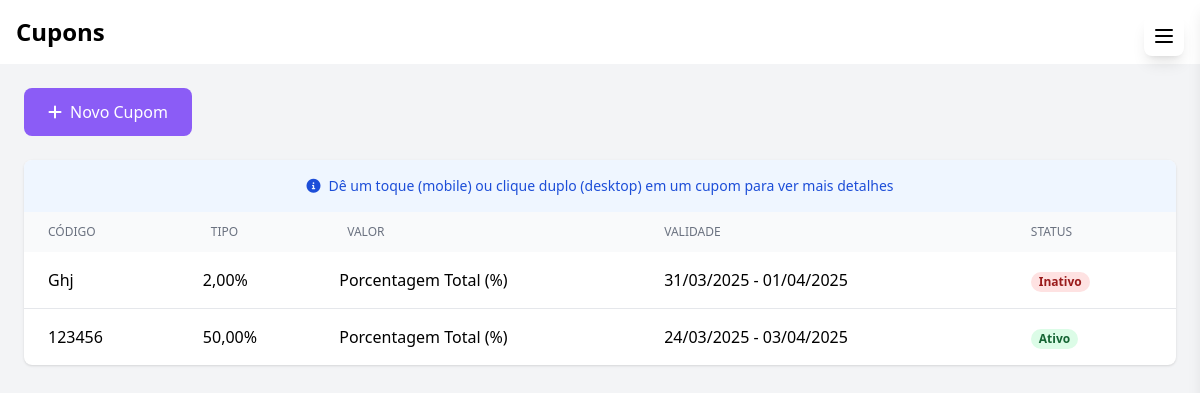
The page /admin/cupons.php (signed in) on the database its author committed.
### tables this page shows
CREATE TABLE IF NOT EXISTS `cupons` (
  `id` int(11) NOT NULL AUTO_INCREMENT,
  `codigo` varchar(50) NOT NULL,
  `tipo` enum('valor_total','porcentagem_total','frete_valor','frete_porcentagem') NOT NULL,
  `valor` decimal(10,2) NOT NULL,
  `data_inicio` date NOT NULL,
  `data_fim` date DEFAULT NULL,
  `valor_minimo_pedido` decimal(10,2) DEFAULT NULL,
  `ativo` tinyint(1) DEFAULT 1,
  `created_at` timestamp NULL DEFAULT current_timestamp(),
  `updated_at` timestamp NULL DEFAULT current_timestamp() ON UPDATE current_timestamp(),
  PRIMARY KEY (`id`),
  UNIQUE KEY `codigo` (`codigo`)
);

### admin/cupons.php (the view, shortened to what this page needs)
<?php
$database = new Database();
$db = $database->getConnection();
$query = "SELECT
            c.*,
            CONCAT(DATE_FORMAT(data_inicio, '%d/%m/%Y'), ' - ',
                IFNULL(DATE_FORMAT(data_fim, '%d/%m/%Y'), 'Indeterminada')) as validade
          FROM cupons c
          ORDER BY created_at DESC";
$stmt = $db->prepare($query);
$stmt->execute();
$cupons = $stmt->fetchAll(PDO::FETCH_ASSOC);
?>
<!DOCTYPE html>
<html lang="pt-BR">
<head>
    <script src="https://cdn.tailwindcss.com"></script>
    <link rel="stylesheet" href="https://cdnjs.cloudflare.com/ajax/libs/font-awesome/6.0.0/css/all.min.css">
    <link href="https://cdn.jsdelivr.net/npm/sweetalert2@11.10.0/dist/sweetalert2.min.css" rel="stylesheet">
</head>
<body class="bg-gray-100">
    <nav class="bg-white shadow-lg">
        <div class="max-w-7xl mx-auto px-4">
            <div class="flex justify-between h-16">
                <div class="flex items-center">
                    <span class="text-2xl font-semibold">Cupons</span>
                </div>
            </div>
        </div>
    </nav>
    <div class="flex h-screen bg-gray-100">
        <?php include 'includes/menu.php'; ?>
        <div class="flex-1 overflow-auto p-6">
            <div class="max-w-7xl mx-auto">
                <div class="mb-6">
                    <button onclick="mostrarModal()" class="bg-theme text-white px-6 py-3 rounded-lg hover:bg-opacity-90">
                        <i class="fas fa-plus mr-2"></i>Novo Cupom
                    </button>
                </div>
                <div class="bg-white rounded-lg shadow overflow-hidden">
                    <div class="p-4 bg-blue-50 text-blue-700 flex items-center justify-center text-sm">
                        <i class="fas fa-info-circle mr-2"></i>
                        Dê um toque (mobile) ou clique duplo (desktop) em um cupom para ver mais detalhes
                    </div>
                    <table class="min-w-full">
                        <thead class="bg-gray-50">
                            <tr>
                                <th class="px-6 py-3 text-left text-xs font-medium text-gray-500 uppercase">Código</th>
                                <th class="px-6 py-3 text-left text-xs font-medium text-gray-500 uppercase">Tipo</th>
                                <th class="px-6 py-3 text-left text-xs font-medium text-gray-500 uppercase">Valor</th>
                                <th class="px-6 py-3 text-left text-xs font-medium text-gray-500 uppercase">Validade</th>
                                <th class="px-6 py-3 text-left text-xs font-medium text-gray-500 uppercase">Status</th>
                            </tr>
                        </thead>
                        <tbody class="divide-y divide-gray-200">
                            <?php foreach ($cupons as $cupom): ?>
                            <tr class="hover:bg-gray-50 cursor-pointer" ondblclick="abrirDetalhesCupom(<?= $cupom['id'] ?>)" onclick="handleClick(<?= $cupom['id'] ?>)">
                                <td class="px-6 py-4"><?= htmlspecialchars($cupom['codigo']) ?></td>
                                <td class="px-4 py-3">
                                    <?php
                                    if ($cupom['tipo'] === 'valor_total' || $cupom['tipo'] === 'valor_frete') {
                                        echo 'R$ ' . number_format($cupom['valor'], 2, ',', '.');
                                    } else {
                                        echo number_format($cupom['valor'], 2, ',', '.') . '%';
                                    }
                                    ?>
                                </td>
                                <td class="px-4 py-3">
                                    <?php
                                    $tipos = [
                                        'valor_total' => 'Valor Total (R$)',
                                        'porcentagem_total' => 'Porcentagem Total (%)',
                                        'valor_frete' => 'Valor Frete (R$)',
                                        'porcentagem_frete' => 'Porcentagem Frete (%)'
                                    ];
                                    echo $tipos[$cupom['tipo']] ?? $cupom['tipo'];
                                    ?>
                                </td>
                                <td class="px-6 py-4"><?= htmlspecialchars($cupom['validade']) ?></td>
                                <td class="px-6 py-4">
                                    <span class="px-2 inline-flex text-xs leading-5 font-semibold rounded-full
                                        <?= $cupom['ativo'] == 1 ? 'bg-green-100 text-green-800' : 'bg-red-100 text-red-800' ?>">
                                        <?= $cupom['ativo'] == 1 ? 'Ativo' : 'Inativo' ?>
                                    </span>
                                </td>
                            </tr>
                            <?php endforeach; ?>
                        </tbody>
                    </table>
                </div>
            </div>
        </div>
    </div>
</body>
</html>

### rows shown on the page
cupons: codigo "Ghj", valor "2,00", tipo "Porcentagem Total (%)", validade "31/03/2025 - 01/04/2025", ativo "Inativo"
cupons: codigo "123456", valor "50,00", tipo "Porcentagem Total (%)", validade "24/03/2025 - 03/04/2025", ativo "Ativo"
